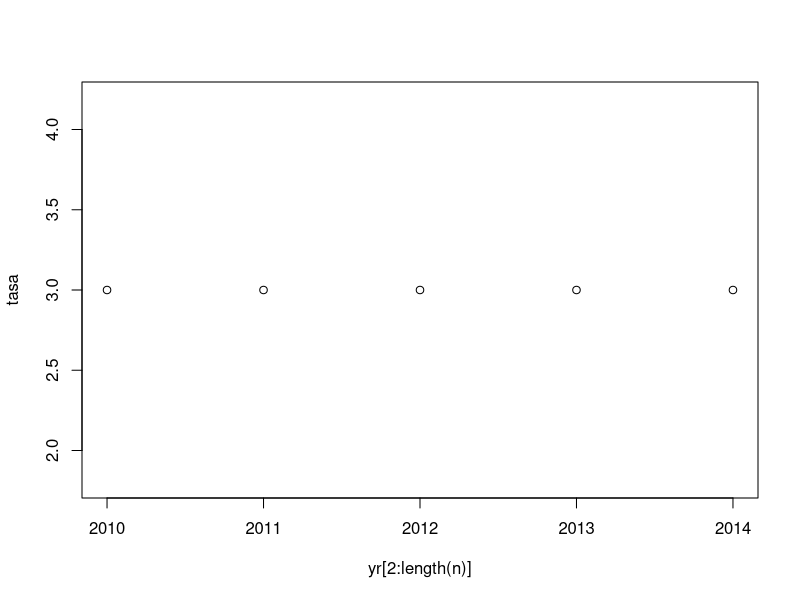
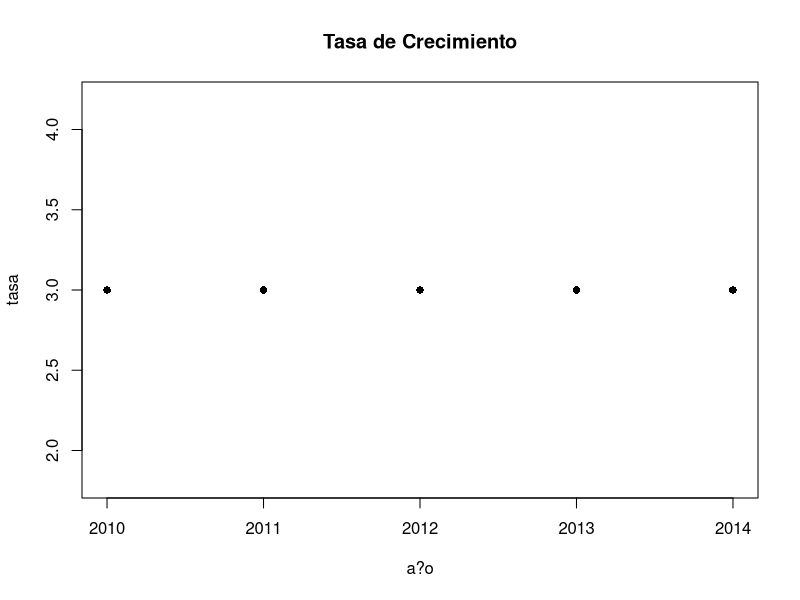
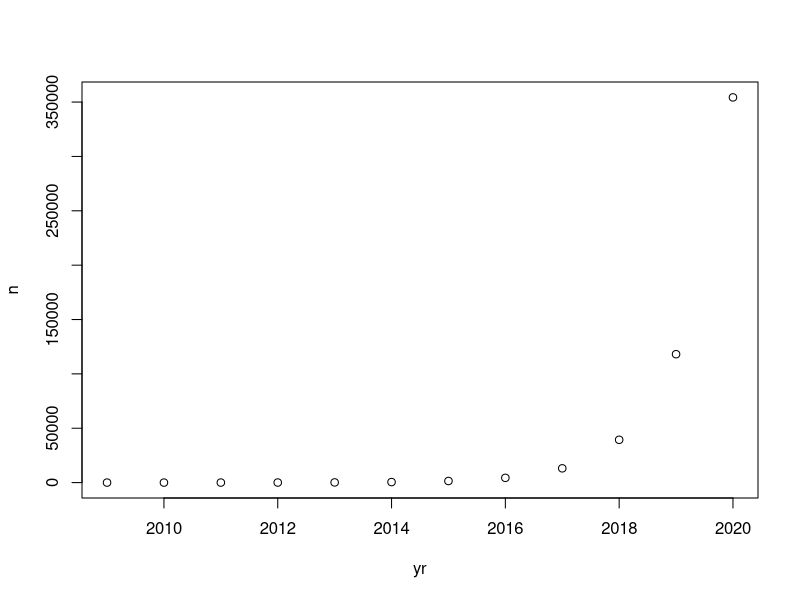
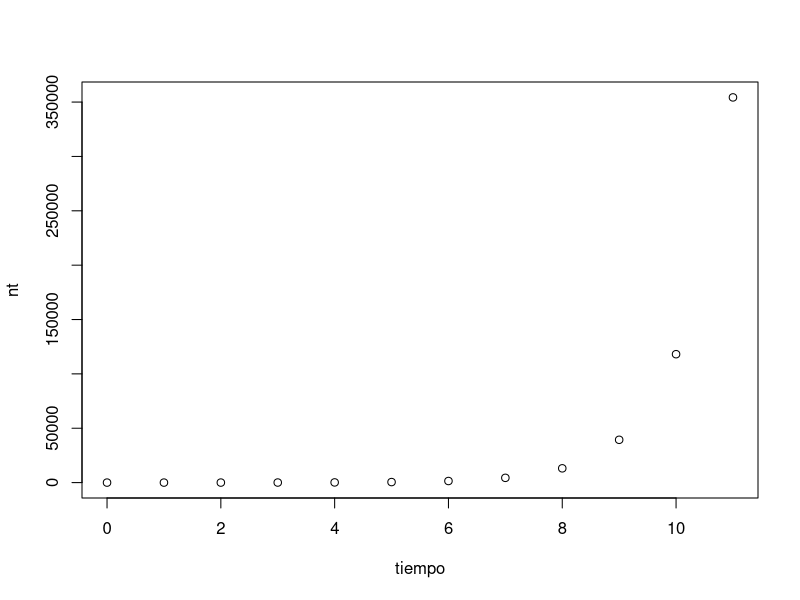
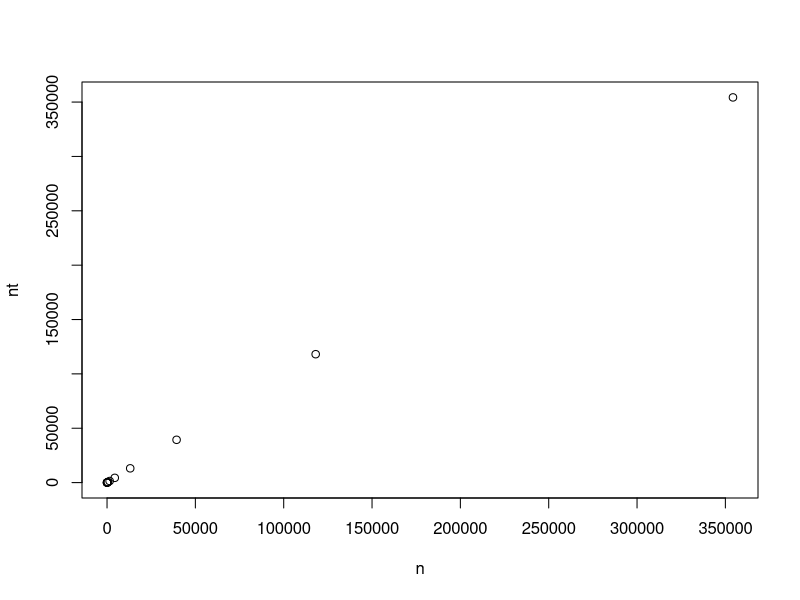
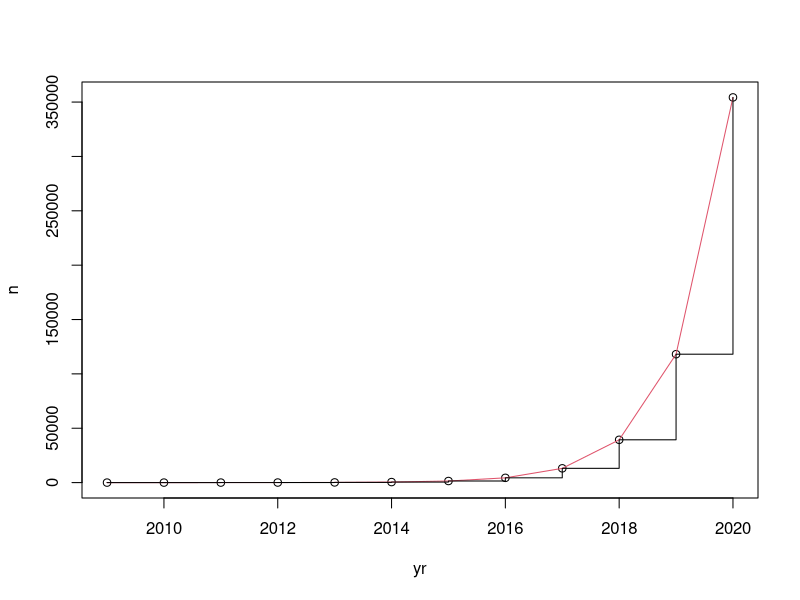

Here is the R script that generated these plots, in order:
## ---- chunk 1
2 + 2

2 * 3

3^2

2/3

exp(1)

log(10)

log10(10)
## ---- chunk 2
2 > 1

2 == 1

2 <= 2 
## ---- chunk 3
n <- c(2, 6, 18, 54, 162, 486)  
## ---- chunk 4
n
## ---- chunk 5
yr <- 2009:2014
## ---- chunk 6
n[2]
## ---- chunk 7
n[yr==2010]
## ---- chunk 8
idx <- which(yr == 2010)
n[idx]
## ---- chunk 9
n[3:6]
## ---- chunk 10
n[yr >= 2011]
## ---- chunk 11
idx <- which(yr > 2010)
n[idx]

# si queremos calcular el "factor reproductivo" o la 
# "tasa finita de incremento la poblaci?n
# tenenos que calcular n(t+1) / n(t)
# por ejemplo, para el 2010 la tasa de crecimiento fue
n[2]/n[1]

# para no repetir las cuentas a?o por a?o podemos hacer un loop
# pero antes necesitamos generar un vector para guardar los resultados

tasa <- numeric(length(n) - 1)
# aqu? combinamos dos funciones: 'numeric' y 'length'
# para ver qu? hace 'numeric' podemos hacer
?numeric

# poniendo un signo de pregunta y luego el nombre de una funci?n 
# accedemos a la documentaci?n de esa funci?n
# una mejor forma de encontrar ayuda e inlcuso informaci?n acerca de 
# funciones que no conocemos es visitando a http://rseek.org/

# volviendo a nuestro loop:
for(i in 2:length(n)){
  tasa[i-1] <- n[i]/n[i-1]
} 

# el comando 'for' aqu? itera en valores de 'i' la cuenta n(t+1)/n(t)
# fijense que 'i' est? definido de 2 hasta el largo del vector 'n'
2:length(n)
# usamos el valor de 'i' para cada iteraci?n para ver qu? valores de 'n' usar
# en la cuenta y para indicar en qu? posici?n del vector 'tasa' guardamos el resultado

# alternativamente podr?amos hacer
for(i in 1:(length(n)-1)){
  tasa[i] <- n[i+1]/n[i]
}

# es importante ver que 
1:(length(n)-1)
# no es lo mismo que
1:length(n)-1 

# para ver qu? sali? de estas cuentas escribimos
tasa

# para graficar la tasa de incremento en cada a?o hacemos
plot(yr[2:length(n)], tasa)

# podemos "embellecer" un poco el gr?fico usando 'main', 'xlab', y 'pch')
plot(yr[2:length(n)], tasa, main="Tasa de Crecimiento", xlab="a?o", pch=16)

# ahora que aprendimos a usar un 'for' loop,
# podemos ver que en este caso no lo necesit?bamos! 

tasa <- n[2:6]/n[1:5]
# esto es posible porque muchas operaciones en R est?n "vectorizadas",
# de manera que es m?s f?cil escribir y m?s r?pido ejecutar algunas cosas

# En cualquier caso, vemos que la tasa de incremento poblacional 
# es constante e igual a 3.
# Podemos usar ese valor para proyectar el tam?o poblacional en el futuro:

lambda <- 3
yr <- c(yr, 2015:2020)
n <- c(n, numeric(6))
 
for(i in 7:length(n)){
  n[i] <- n[i-1] * lambda
}

plot(yr,n)

# lo mismo podr?amos hacer definiendo condiciones iniciales
# y usando la f?rmula n(t) = n(0)*lambda^t

n0 <- 2
tiempo <- 0:11
nt <- n0 * lambda^tiempo

plot(tiempo,nt)

# comprobemos que efectivamente da lo mismo
plot(n,nt)

# o bien
n-nt

# o podemos graficar las dos trayectorias poblacionales
plot(yr,n)
lines(tiempo+yr[1], nt, col=2)
lines(tiempo+yr[1], nt, type="s") 

# 'lines' agrega lineas a un gr?fico existente
# 'col' es una opci?n de gr?ficos para definir colores
